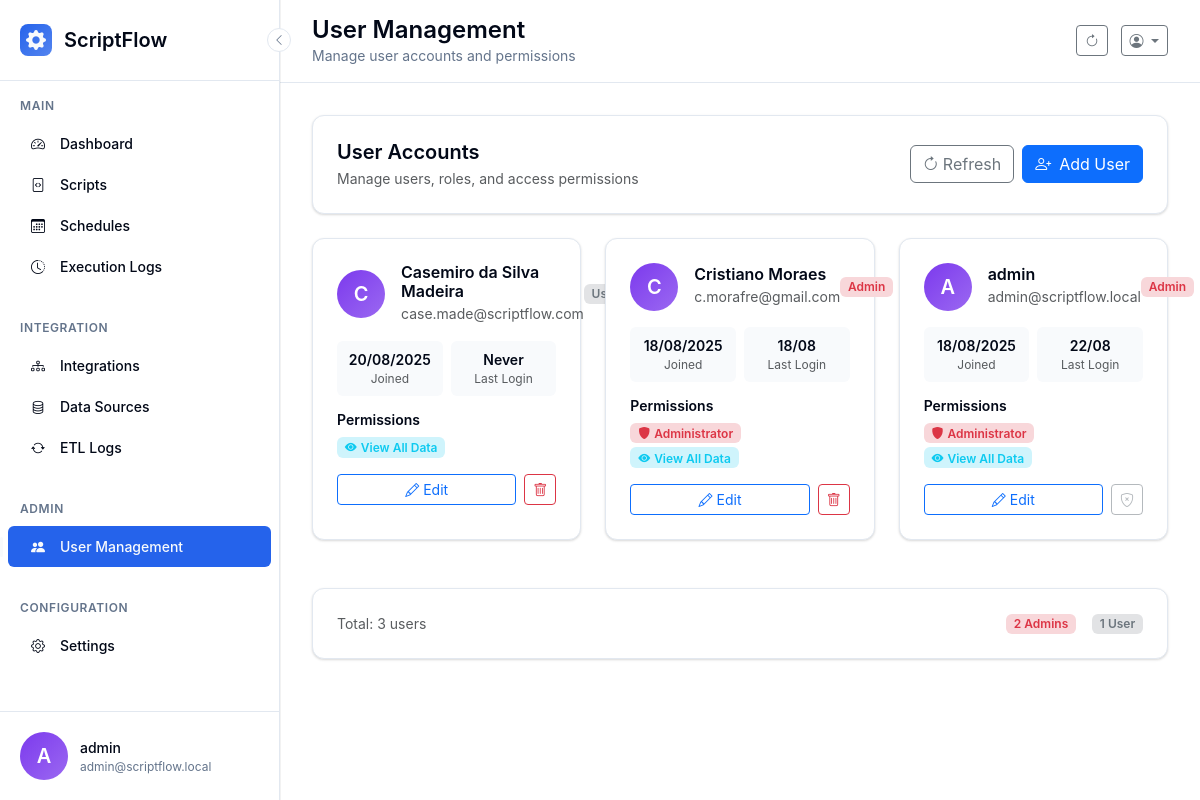
/admin/users (signed in), run on an earlier commit of the app's database.
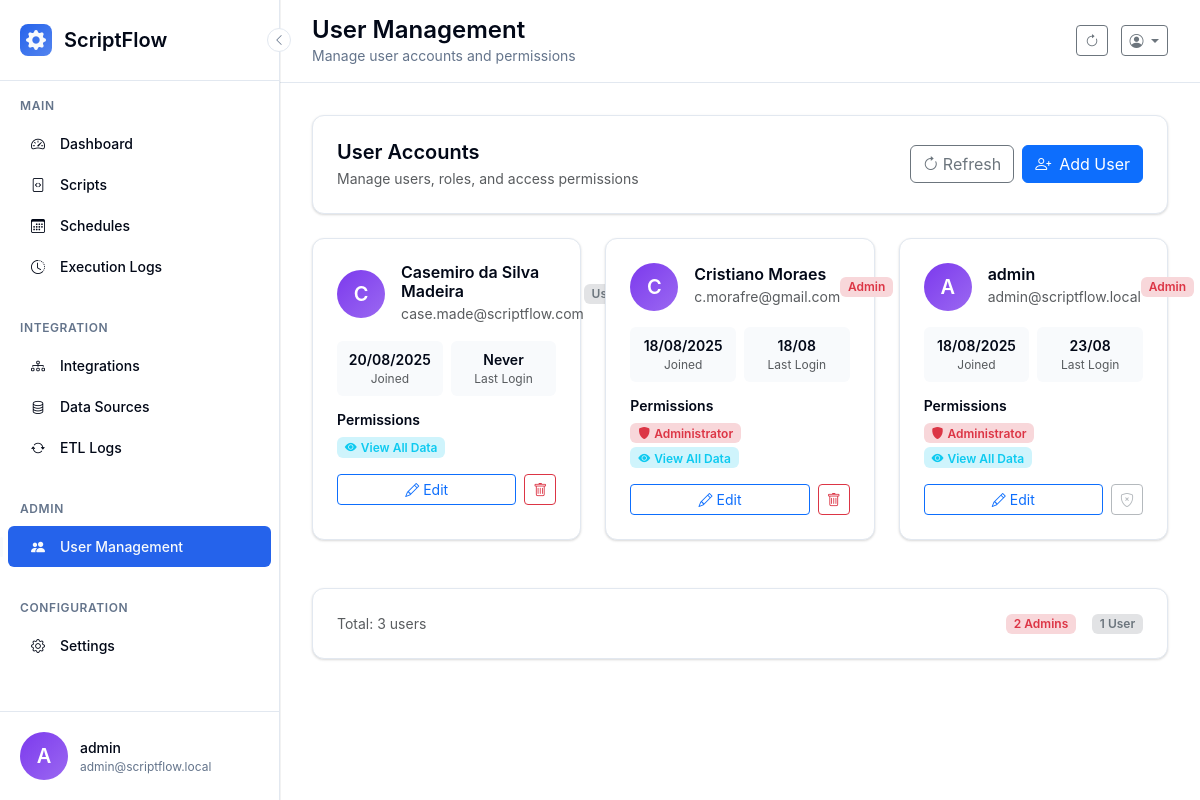
And on a later commit of the database.
### scriptflow.py (models this page shows, shortened)
class User(UserMixin, db.Model):
    __tablename__ = 'users'
    id = db.Column(db.Integer, primary_key=True)
    username = db.Column(db.String(80), unique=True, nullable=False)
    email = db.Column(db.String(120), unique=True, nullable=False)
    password_hash = db.Column(db.String(255), nullable=False)
    is_admin = db.Column(db.Boolean, default=False, nullable=False)
    can_view_all_data = db.Column(db.Boolean, default=False, nullable=False)
    created_at = db.Column(db.DateTime, default=datetime.now)
    last_login = db.Column(db.DateTime)

### app/controllers/admin.py (the view)
    @admin_bp.route('/users')
    @login_required
    @admin_required
    def manage_users():
        users = User.query.order_by(User.created_at.desc()).all()
        return render_template('admin/users.html', users=users)

### app/controllers/admin.py (called while the page is built)
def admin_required(f):
    @wraps(f)
    def decorated_function(*args, **kwargs):
        if not current_user.is_authenticated or not current_user.is_admin:
            abort(403)  # Forbidden
        return f(*args, **kwargs)
    return decorated_function

### scriptflow.py (called while the page is built)
@app.context_processor
def inject_ui_version():
    return {
        'ui_info': {'current_version': 'v2', 'is_modern': True},
        'ui_version': 'v2',
        'is_modern_ui': True
    }

@login_manager.user_loader
def load_user(user_id):
    return db.session.get(User, int(user_id))

### templates/admin/users.html (shortened to what the changed rows need)
{% extends "base.html" %}
{% block page_title %}User Management{% endblock %}
{% block content %}
{% if users %}
<div class="row">
    {% for user in users %}
    <div class="col-lg-4 col-md-6 mb-4">
        <div class="modern-card h-100">
            <div class="d-flex align-items-center mb-3">
                <div class="user-avatar me-3">
                    {{ user.username[0].upper() }}
                </div>
                <div class="flex-grow-1">
                    <h6 class="mb-0 fw-semibold">{{ user.username }}</h6>
                    <small class="text-muted">{{ user.email }}</small>
                </div>
                {% if user.is_admin %}
                <span class="badge bg-danger-subtle text-danger">Admin</span>
                {% else %}
                <span class="badge bg-secondary-subtle text-secondary">User</span>
                {% endif %}
            </div>
            <div class="mb-3">
                <div class="row g-2 text-center">
                    <div class="col-6">
                        <div class="p-2 bg-light rounded">
                            <div class="fw-semibold small">{{ user.created_at.strftime('%d/%m/%Y') if user.created_at else 'N/A' }}</div>
                            <div class="text-muted" style="font-size: 0.75rem;">Joined</div>
                        </div>
                    </div>
                    <div class="col-6">
                        <div class="p-2 bg-light rounded">
                            <div class="fw-semibold small">{{ user.last_login.strftime('%d/%m') if user.last_login else 'Never' }}</div>
                            <div class="text-muted" style="font-size: 0.75rem;">Last Login</div>
                        </div>
                    </div>
                </div>
            </div>
            <div class="mb-3">
                <h6 class="fw-semibold small mb-2">Permissions</h6>
                <div class="d-flex flex-wrap gap-1">
                    {% if user.is_admin %}
                    <span class="badge bg-danger-subtle text-danger">
                        <i class="bi bi-shield-fill me-1"></i>Administrator
                    </span>
                    {% endif %}
                    {% if user.can_view_all_data %}
                    <span class="badge bg-info-subtle text-info">
                        <i class="bi bi-eye-fill me-1"></i>View All Data
                    </span>
                    {% endif %}
                </div>
            </div>
            <div class="d-flex gap-2 mt-auto">
                <a href="{{ url_for('admin.edit_user', user_id=user.id) }}" class="btn btn-outline-primary btn-sm flex-grow-1">
                    <i class="bi bi-pencil me-1"></i>Edit
                </a>
                {% if user.id != current_user.id %}
                <button class="btn btn-outline-danger btn-sm" onclick="confirmDelete('{{ user.id }}', '{{ user.username }}', {{ user.is_admin|lower }})">
                    <i class="bi bi-trash"></i>
                </button>
                {% else %}
                <button class="btn btn-outline-secondary btn-sm" disabled title="Cannot delete your own account">
                    <i class="bi bi-shield-x"></i>
                </button>
                {% endif %}
            </div>
        </div>
    </div>
    {% endfor %}
</div>
                    {% set admin_count = users|selectattr('is_admin')|list|length %}
                    {% set regular_count = users|length - admin_count %}
{% endif %}
{% endblock %}

### templates/base.html (shortened to what the changed rows need)
<!DOCTYPE html>
<html lang="en">
<head>
    <link href="https://cdn.jsdelivr.net/npm/bootstrap@5.3.2/dist/css/bootstrap.min.css" rel="stylesheet">
    <link href="https://cdn.jsdelivr.net/npm/bootstrap-icons@1.11.0/font/bootstrap-icons.css" rel="stylesheet">
</head>
<body>
    <aside class="modern-sidebar" id="sidebar">
        <div class="sidebar-user" onclick="toggleUserMenu()">
            <div class="user-avatar">
                {{ current_user.username[0].upper() if current_user.username else 'U' }}
            </div>
            <div class="user-info">
                <div class="user-name">{{ current_user.username }}</div>
                <div class="user-email">{{ current_user.email if current_user.email else 'admin' }}</div>
            </div>
        </div>
    </aside>
    <main class="main-content" id="mainContent">
        <header class="main-header">
            <div>
                <h1 class="page-title">{% block page_title %}Dashboard{% endblock %}</h1>
            </div>
        </header>
        <div class="content-area">
            {% block content %}{% endblock %}
        </div>
    </main>
</body>
</html>

What changed in the data, as far as the page shows it:
changed User "admin": last_login "22/08" → "23/08"
